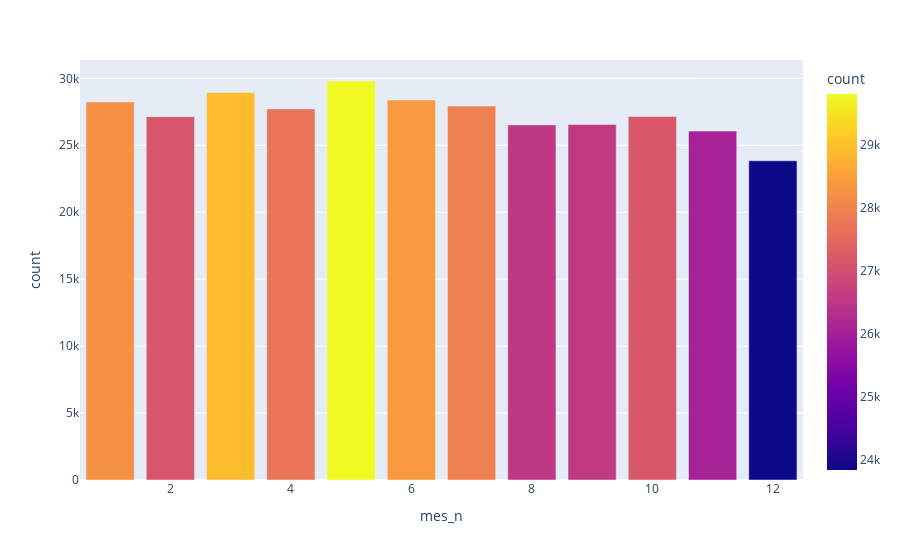

Notebook code for this chart:
### Code cell
fig = px.bar(ingresos_mes_luz, x="mes_n", y="count",color = 'count')
fig.show()

### Figure 1 — Plotly figure (JSON) as saved in the notebook; plotly's stock layout.template omitted (floating-point values rounded to 4 significant figures)
{"data": [{"alignmentgroup": "True", "hovertemplate": "mes_n=%{x}<br>count=%{marker.color}<extra></extra>", "legendgroup": "", "marker": {"color": [28232, 27131, 28935, 27713, 29798, 28379, 27923, 26519, 26553, 27150, 26055, 23838], "coloraxis": "coloraxis", "pattern": {"shape": ""}}, "name": "", "offsetgroup": "", "orientation": "v", "showlegend": false, "textposition": "auto", "type": "bar", "x": [1, 2, 3, 4, 5, 6, 7, 8, 9, 10, 11, 12], "xaxis": "x", "y": [28232, 27131, 28935, 27713, 29798, 28379, 27923, 26519, 26553, 27150, 26055, 23838], "yaxis": "y"}], "layout": {"barmode": "relative", "coloraxis": {"colorbar": {"title": {"text": "count"}}, "colorscale": [[0, "#0d0887"], [0.1111, "#46039f"], [0.2222, "#7201a8"], [0.3333, "#9c179e"], [0.4444, "#bd3786"], [0.5556, "#d8576b"], [0.6667, "#ed7953"], [0.7778, "#fb9f3a"], [0.8889, "#fdca26"], [1, "#f0f921"]]}, "legend": {"tracegroupgap": 0}, "margin": {"t": 60}, "xaxis": {"anchor": "y", "domain": [0, 1], "title": {"text": "mes_n"}}, "yaxis": {"anchor": "x", "domain": [0, 1], "title": {"text": "count"}}}}
